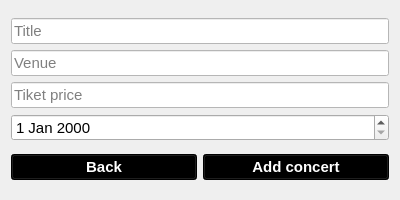
<?xml version="1.0" encoding="UTF-8"?>
<ui version="4.0">
 <class>AddConcertWindow</class>
 <widget class="QWidget" name="AddConcertWindow">
  <property name="geometry">
   <rect>
    <x>0</x>
    <y>0</y>
    <width>400</width>
    <height>200</height>
   </rect>
  </property>
  <property name="minimumSize">
   <size>
    <width>400</width>
    <height>200</height>
   </size>
  </property>
  <property name="maximumSize">
   <size>
    <width>400</width>
    <height>200</height>
   </size>
  </property>
  <property name="windowTitle">
   <string>Add Concert</string>
  </property>
  <property name="windowIcon">
   <iconset resource="Resources/main.qrc">
    <normaloff>:/Icons/Icons/spotify.png</normaloff>:/Icons/Icons/spotify.png</iconset>
  </property>
  <property name="styleSheet">
   <string notr="true">background-image: url(:/Background/background/darkgreen.png);</string>
  </property>
  <layout class="QVBoxLayout" name="verticalLayout_2">
   <item>
    <layout class="QVBoxLayout" name="verticalLayout">
     <item>
      <widget class="QLineEdit" name="Title_lineEdit">
       <property name="font">
        <font>
         <pointsize>11</pointsize>
        </font>
       </property>
       <property name="styleSheet">
        <string notr="true">background-image: url(:/Background/background/transparent.png);
background-color: rgb(255, 255, 255);
color: rgb(0, 0, 0);</string>
       </property>
       <property name="placeholderText">
        <string>Title</string>
       </property>
      </widget>
     </item>
     <item>
      <widget class="QLineEdit" name="Venue_lineEdit">
       <property name="font">
        <font>
         <pointsize>11</pointsize>
        </font>
       </property>
       <property name="styleSheet">
        <string notr="true">background-image: url(:/Background/background/transparent.png);
background-color: rgb(255, 255, 255);
color: rgb(0, 0, 0);</string>
       </property>
       <property name="placeholderText">
        <string>Venue</string>
       </property>
      </widget>
     </item>
     <item>
      <widget class="QLineEdit" name="Price_lineEdit">
       <property name="font">
        <font>
         <pointsize>11</pointsize>
        </font>
       </property>
       <property name="styleSheet">
        <string notr="true">background-image: url(:/Background/background/transparent.png);
background-color: rgb(255, 255, 255);
color: rgb(0, 0, 0);</string>
       </property>
       <property name="placeholderText">
        <string>Tiket price</string>
       </property>
      </widget>
     </item>
     <item>
      <widget class="QDateEdit" name="dateEdit">
       <property name="font">
        <font>
         <pointsize>11</pointsize>
        </font>
       </property>
      </widget>
     </item>
    </layout>
   </item>
   <item>
    <layout class="QHBoxLayout" name="horizontalLayout_2">
     <item>
      <widget class="QPushButton" name="Back_btn">
       <property name="font">
        <font>
         <pointsize>11</pointsize>
         <weight>75</weight>
         <bold>true</bold>
        </font>
       </property>
       <property name="styleSheet">
        <string notr="true">color: rgb(255, 255, 255);
background-color: rgb(0, 0, 0);</string>
       </property>
       <property name="text">
        <string>Back</string>
       </property>
      </widget>
     </item>
     <item>
      <widget class="QPushButton" name="Add_btn">
       <property name="font">
        <font>
         <pointsize>11</pointsize>
         <weight>75</weight>
         <bold>true</bold>
        </font>
       </property>
       <property name="styleSheet">
        <string notr="true">color: rgb(255, 255, 255);
background-color: rgb(0, 0, 0);</string>
       </property>
       <property name="text">
        <string>Add concert</string>
       </property>
      </widget>
     </item>
    </layout>
   </item>
  </layout>
 </widget>
 <resources>
  <include location="Resources/main.qrc"/>
 </resources>
 <connections/>
</ui>
